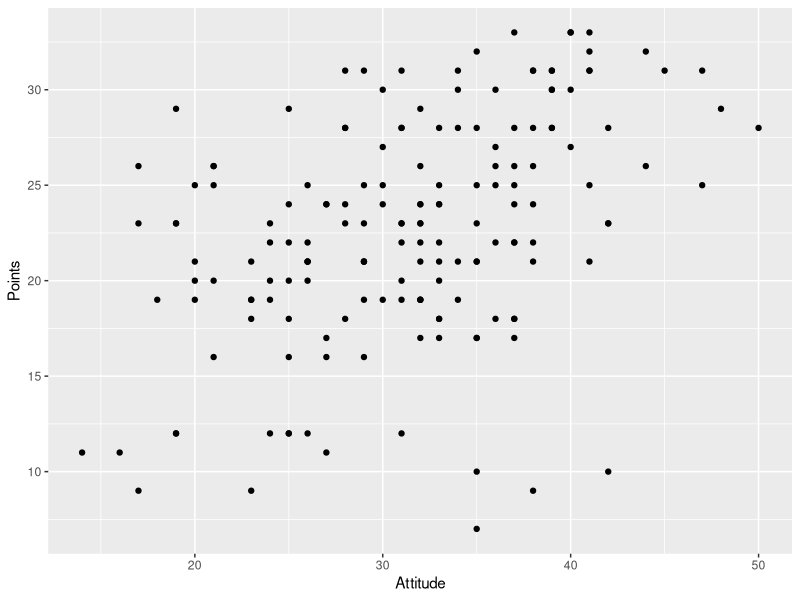
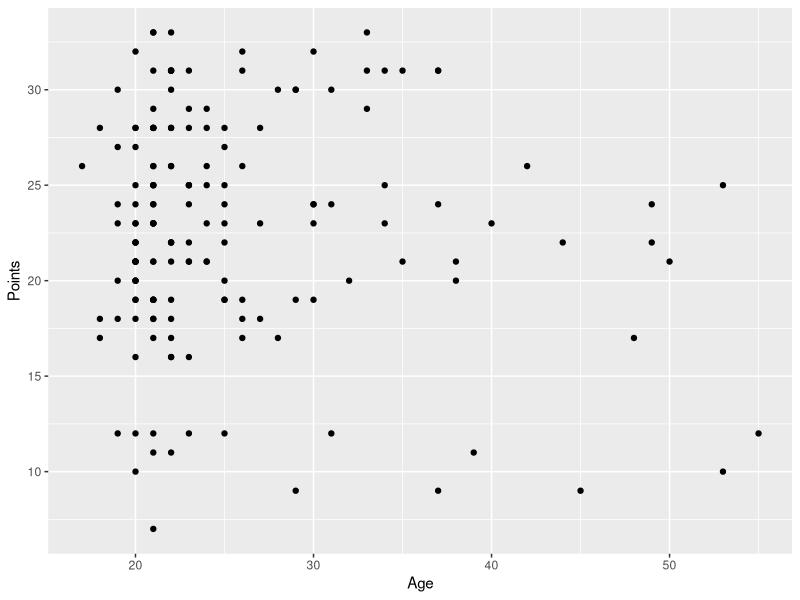
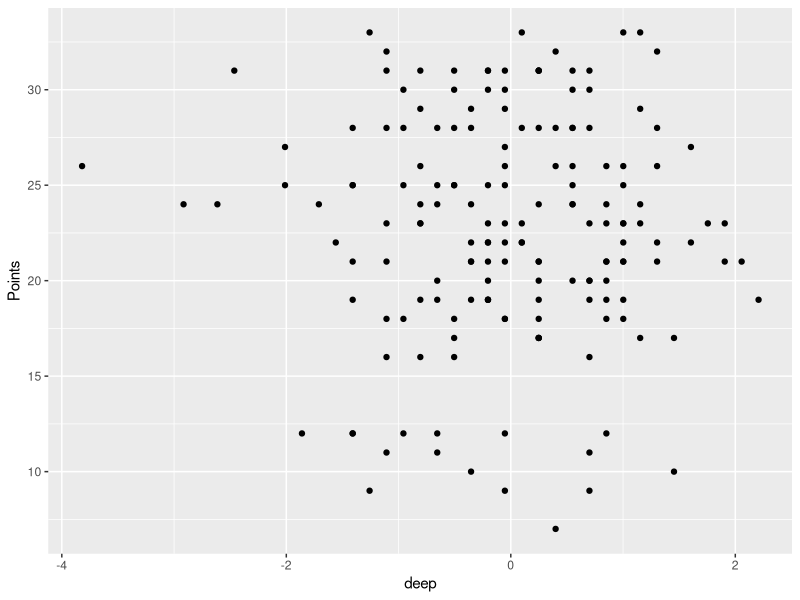
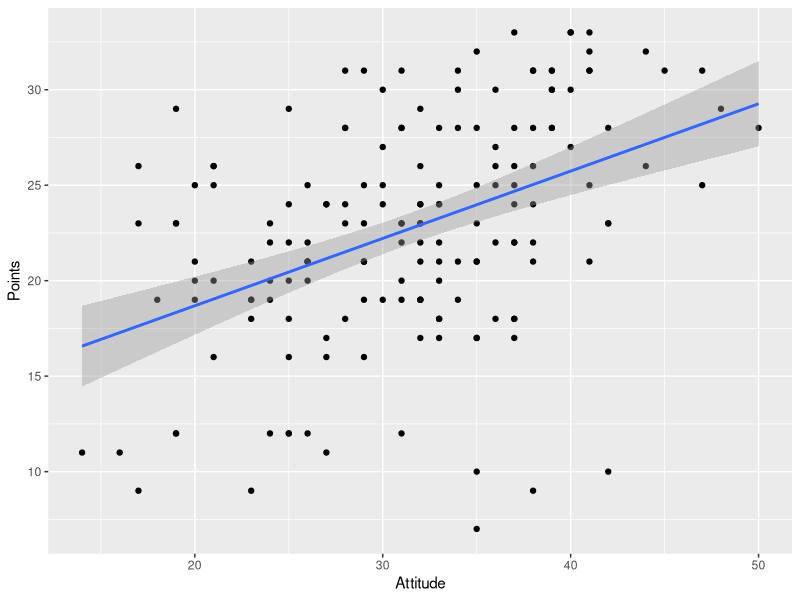
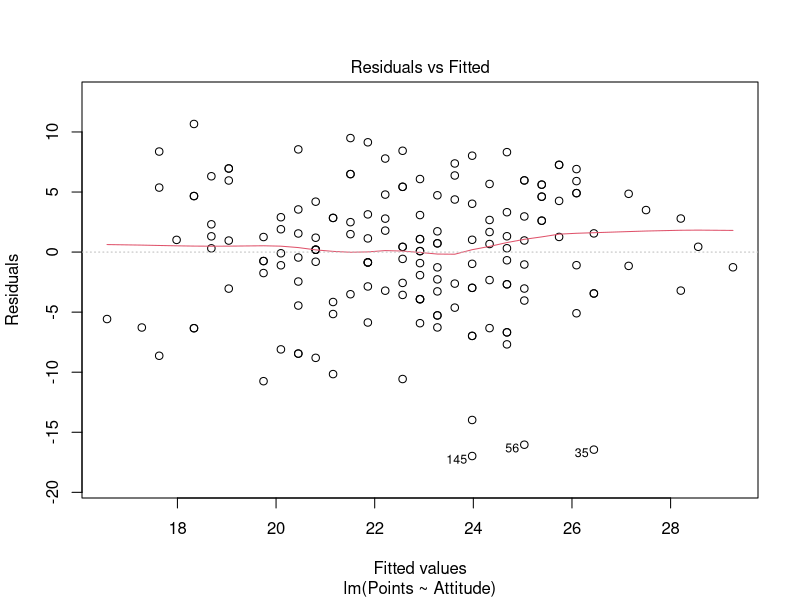
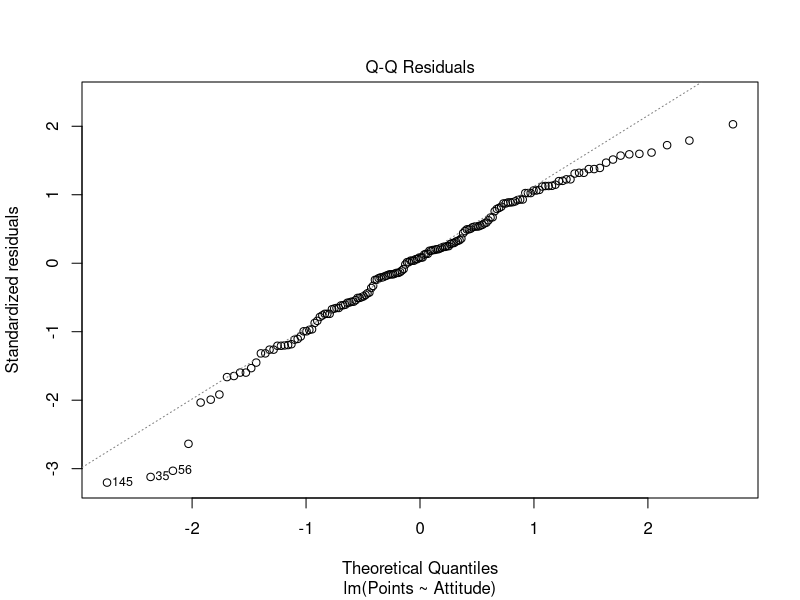
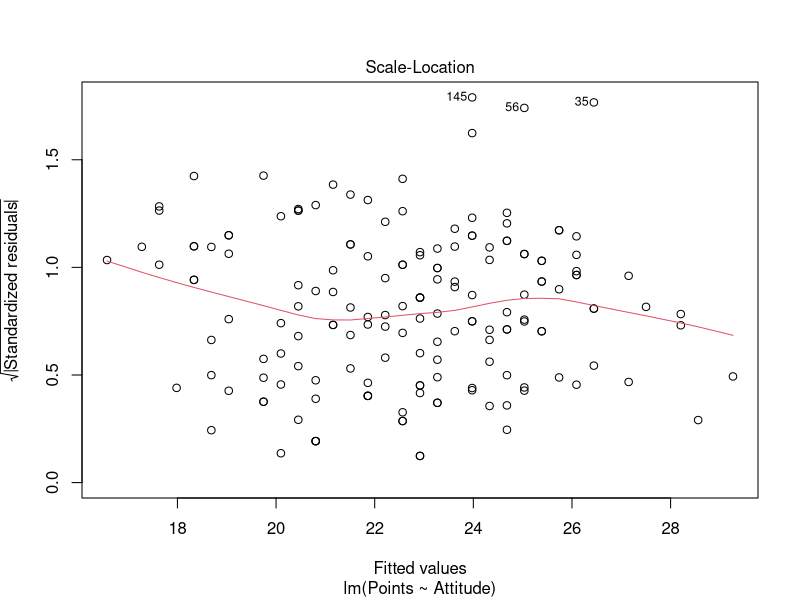
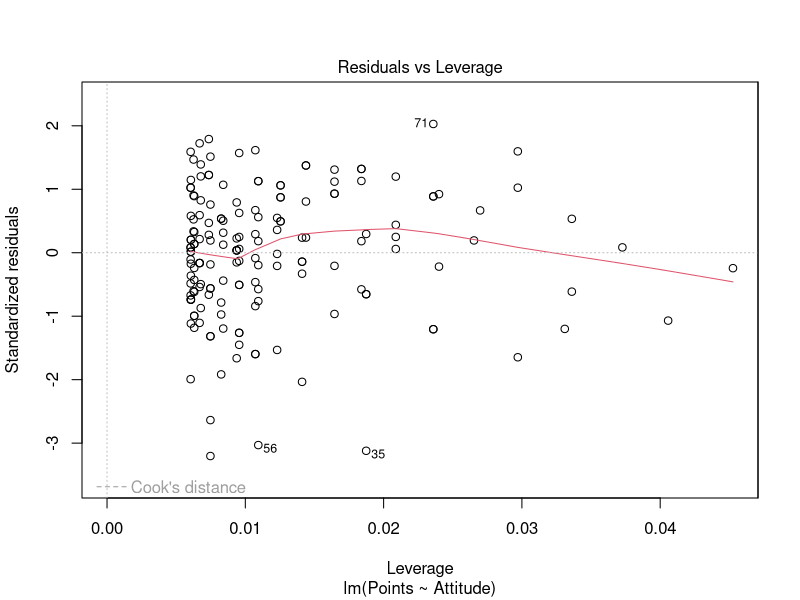

Source code (R) for these figures, in order:
## ---- chunk 1
data<- read.table("data/learning2014.txt", header=T, sep ="\t")
head(data)
dim(data)
## ---- chunk 2
library(ggplot2)
p1 <- ggplot(data, aes(x = Attitude, y = Points))
p2 <- p1 + geom_point()
p2
## ---- chunk 3
p3 <- ggplot(data, aes(x = Age, y = Points))
p4 <- p3 + geom_point()
p4
## ---- chunk 4
p5 <- ggplot(data, aes(x = deep, y = Points))
p6 <- p5 + geom_point()
p6
## ---- chunk 5
summary(data)
## ---- chunk 6
model1 <- lm(Points ~ Attitude + deep + Age, data = data)
summary(model1)
## ---- chunk 7
model2 <- lm(Points ~ Attitude, data = data)
summary(model2)
## ---- chunk 8
p1 <- ggplot(data, aes(x = Attitude, y = Points))
p2 <- p1 + geom_point()+ geom_smooth(method = "lm")
p2
## ---- chunk 9
model2 <- lm(Points ~ Attitude, data = data)
summary(model2)
## ---- chunk 10
model2 <- lm(Points ~ Attitude, data = data)
plot(model2)
